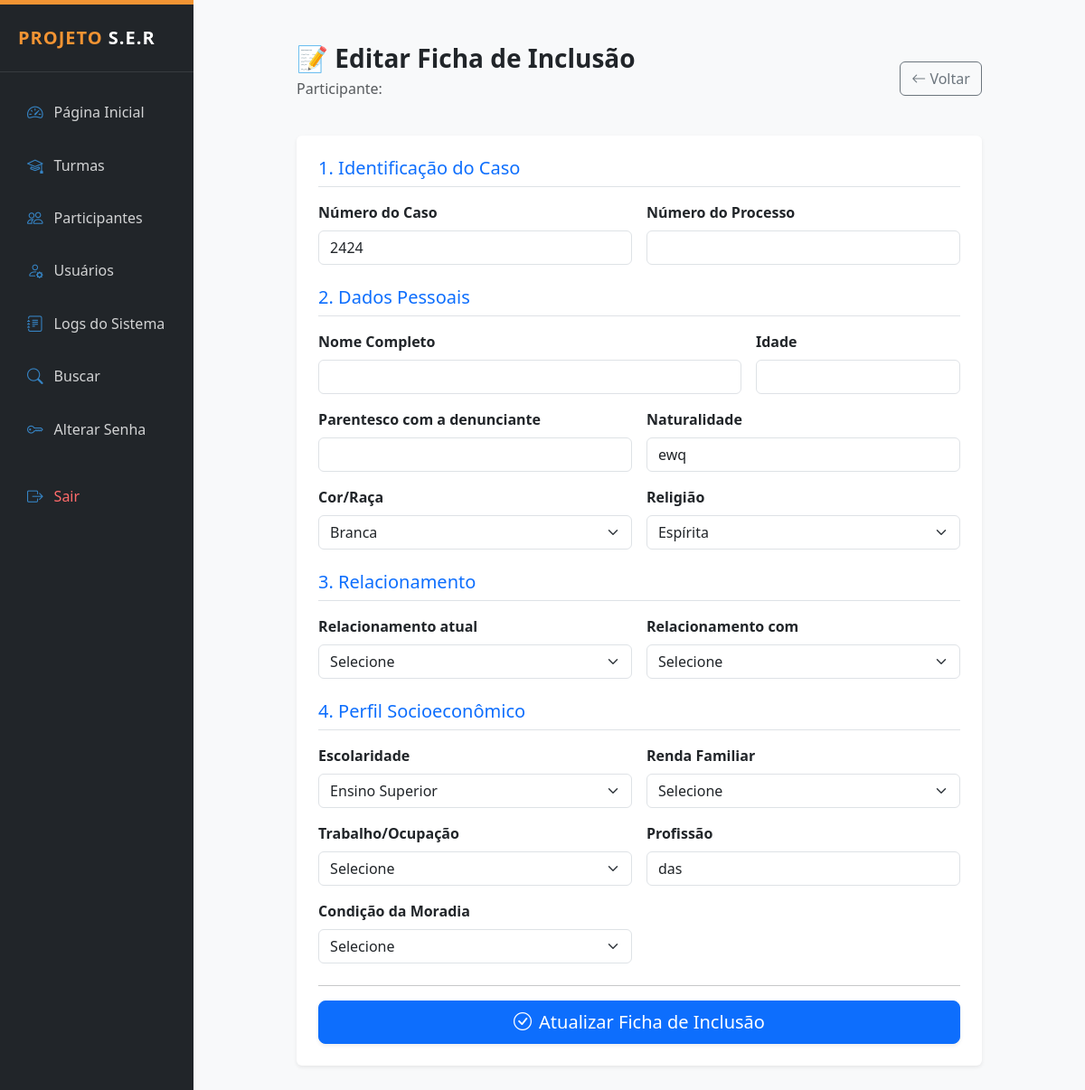
The page /public/ficha_inclusao_editar.php?id=173 (signed in) on the database its author committed.
### tables this page shows
CREATE TABLE `ficha_inclusao` (
  `id` int(11) NOT NULL,
  `cor` varchar(50) DEFAULT NULL,
  `situacao_civil` varchar(50) DEFAULT NULL,
  `religiao` varchar(100) DEFAULT NULL,
  `escolaridade` varchar(100) DEFAULT NULL,
  `renda_familiar` varchar(100) DEFAULT NULL,
  `profissao` varchar(150) DEFAULT NULL,
  `ocupacao_companheira` varchar(150) DEFAULT NULL,
  `profissao_companheira` varchar(150) DEFAULT NULL,
  `condicao_moradia` varchar(100) DEFAULT NULL,
  `numero_filhos` int(11) DEFAULT NULL,
  `numero_pessoas_casa` int(11) DEFAULT NULL,
  `problemas_saude` text DEFAULT NULL,
  `uso_medicacao` text DEFAULT NULL,
  `uso_alcool` varchar(100) DEFAULT NULL,
  `frequencia_bebida` varchar(100) DEFAULT NULL,
  `drogas_utilizadas` text DEFAULT NULL,
  `violencia_praticada` text DEFAULT NULL,
  `violencia_sofrida` text DEFAULT NULL,
  `historico_familiar` text DEFAULT NULL,
  `situacao_juridica` text DEFAULT NULL,
  `expectativa_grupo` text DEFAULT NULL,
  `criado_em` datetime DEFAULT current_timestamp(),
  `participante_id` int(11) NOT NULL,
  `numero_caso` varchar(50) DEFAULT NULL,
  `numero_processo` varchar(50) DEFAULT NULL,
  `parentesco` varchar(100) DEFAULT NULL,
  `idade` int(11) DEFAULT NULL,
  `naturalidade` varchar(100) DEFAULT NULL,
  `relacionamento_atual` varchar(50) DEFAULT NULL,
  `relacionamento_detalhe` varchar(100) DEFAULT NULL,
  `trabalho_ocupacao` varchar(100) DEFAULT NULL,
  `religiao_outro` varchar(150) DEFAULT NULL,
  `escolaridade_outro` varchar(150) DEFAULT NULL,
  `renda_outro` varchar(150) DEFAULT NULL,
  `trabalho_outro` varchar(150) DEFAULT NULL,
  `moradia_outro` varchar(150) DEFAULT NULL,
  `relacionamento_outro` varchar(150) DEFAULT NULL,
  `nome` varchar(100) DEFAULT NULL,
  `parentesco_denunciante` varchar(100) DEFAULT NULL,
  `relacionamento_amoroso_detalhe` varchar(100) DEFAULT NULL,
  `filhos_com_atual` varchar(50) DEFAULT NULL,
  `filhos_com_denunciante` varchar(50) DEFAULT NULL,
  `frequencia_ver_filhos` varchar(100) DEFAULT NULL,
  `conversa_criacao_filhos` varchar(50) DEFAULT NULL,
  `auxilio_licoes_casa` varchar(50) DEFAULT NULL,
  `reunioes_escola` varchar(50) DEFAULT NULL,
  `divisao_domestica` varchar(50) DEFAULT NULL,
  `relacionamento_parceira_atual` varchar(50) DEFAULT NULL,
  `frequencia_bares` varchar(50) DEFAULT NULL,
  `bebidas_comuns` text DEFAULT NULL,
  `praticou_violencia_ultimo_ano` varchar(100) DEFAULT NULL,
  `violencia_em_quem` varchar(100) DEFAULT NULL,
  `tipo_violencia_praticada` text DEFAULT NULL,
  `pai_presente_infancia` varchar(50) DEFAULT NULL,
  `conflitos_infancia` text DEFAULT NULL,
  `ja_foi_agredido_companheira` varchar(50) DEFAULT NULL,
  `tipo_violencia_sofrida` text DEFAULT NULL,
  `denunciou_motivo` text DEFAULT NULL,
  `indiciado_anteriormente` varchar(50) DEFAULT NULL,
  `tipo_violencia_anterior` text DEFAULT NULL,
  `uso_drogas_antes_fato` varchar(50) DEFAULT NULL,
  `indiciado_outro_motivo` text DEFAULT NULL,
  `historico_prisao` text DEFAULT NULL,
  `qtd_filhos` int(11) DEFAULT 0,
  `pessoas_na_casa` int(11) DEFAULT 0,
  `medicacao` text DEFAULT NULL
);

### public/ficha_inclusao_editar.php (the view, shortened to what this page needs)
<?php
require_once __DIR__ . '/../config/conexao.php';
require_once __DIR__ . '/../layout/admin_header.php';
$participante_id = $_GET['id'] ?? $_GET['participante_id'] ?? null;
$stmt = $pdo->prepare("SELECT * FROM ficha_inclusao WHERE participante_id = ?");
$stmt->execute([$participante_id]);
$dados = $stmt->fetch(PDO::FETCH_ASSOC);
function selecionar($valor, $opcao) {
    return (trim($valor) == trim($opcao)) ? 'selected' : '';
}
?>
<div class="container py-4">
    <div class="row justify-content-center">
        <div class="col-lg-10">
            <div class="d-flex justify-content-between align-items-center mb-4">
                <div>
                    <h3 class="fw-bold text-dark mb-1">📝 Editar Ficha de Inclusão</h3>
                    <p class="text-muted">Participante: <strong><?= htmlspecialchars($dados['nome']) ?></strong></p>
                </div>
                <a href="participantes_detalhes.php?id=<?= $participante_id ?>" class="btn btn-outline-secondary">
                    <i class="bi bi-arrow-left"></i> Voltar
                </a>
            </div>
            <form method="POST" action="ficha_inclusao_salvar.php" class="card shadow-sm border-0">
                <div class="card-body p-4">
                    <h5 class="text-primary border-bottom pb-2 mb-3">1. Identificação do Caso</h5>
                    <div class="row g-3 mb-4">
                        <div class="col-md-6">
                            <label class="form-label fw-bold">Número do Caso</label>
                            <input type="text" name="numero_caso" class="form-control" value="<?= htmlspecialchars($dados['numero_caso'] ?? '') ?>" required>
                        </div>
                        <div class="col-md-6">
                            <label class="form-label fw-bold">Número do Processo</label>
                            <input type="text" name="numero_processo" class="form-control" value="<?= htmlspecialchars($dados['numero_processo'] ?? '') ?>" required>
                        </div>
                    </div>
                    <h5 class="text-primary border-bottom pb-2 mb-3">2. Dados Pessoais</h5>
                    <div class="row g-3 mb-4">
                        <div class="col-md-8">
                            <label class="form-label fw-bold">Nome Completo</label>
                            <input type="text" name="nome" class="form-control" value="<?= htmlspecialchars($dados['nome'] ?? '') ?>" required>
                        </div>
                        <div class="col-md-4">
                            <label class="form-label fw-bold">Idade</label>
                            <input type="number" name="idade" class="form-control" value="<?= htmlspecialchars($dados['idade'] ?? '') ?>" required>
                        </div>
                        <div class="col-md-6">
                            <label class="form-label fw-bold">Parentesco com a denunciante</label>
                            <input type="text" name="parentesco" class="form-control" value="<?= htmlspecialchars($dados['parentesco'] ?? '') ?>" required>
                        </div>
                        <div class="col-md-6">
                            <label class="form-label fw-bold">Naturalidade</label>
                            <input type="text" name="naturalidade" class="form-control" value="<?= htmlspecialchars($dados['naturalidade'] ?? '') ?>" required>
                        </div>
                        <div class="col-md-6">
                            <label class="form-label fw-bold">Cor/Raça</label>
                            <select name="cor" class="form-select" required>
                                <?php $cores = ['Branca', 'Preta', 'Parda', 'Indígena', 'Amarela'];
                                foreach ($cores as $c) echo "<option value='$c' " . selecionar($dados['cor'], $c) . ">$c</option>"; ?>
                            </select>
                        </div>
                        <div class="col-md-6">
                            <label class="form-label fw-bold">Religião</label>
                            <select name="religiao" id="religiao" class="form-select" required>
                                <?php $religioes = ['Católica', 'Evangélica', 'Espírita', 'Umbanda', 'Candomblé', 'Outra'];
                                foreach ($religioes as $rel) echo "<option value='$rel' " . selecionar($dados['religiao'], $rel) . ">$rel</option>"; ?>
                            </select>
                        </div>
                    </div>
                    <h5 class="text-primary border-bottom pb-2 mb-3">3. Relacionamento</h5>
                    <div class="row g-3 mb-4">
                        <div class="col-md-6">
                            <label class="form-label fw-bold">Relacionamento atual</label>
                            <select name="relacionamento" id="relacionamento" class="form-select" required>
                                <option value="">Selecione</option>
                            </select>
                        </div>
                        <div class="col-md-6">
                            <label class="form-label fw-bold">Relacionamento com</label>
                            <select name="relacao_com" id="relacao_com" class="form-select">
                                <option value="">Selecione</option>
                            </select>
                        </div>
                    </div>
                    <h5 class="text-primary border-bottom pb-2 mb-3">4. Perfil Socioeconômico</h5>
                    <div class="row g-3 mb-4">
                        <div class="col-md-6">
                            <label class="form-label fw-bold">Escolaridade</label>
                            <select name="escolaridade" id="escolaridade" class="form-select" required>
                                <?php $escola = ['Ensino Fundamental Incompleto', 'Ensino Fundamental Completo', 'Ensino Médio Incompleto', 'Ensino Médio Completo', 'Ensino Superior', 'Outro'];
                                foreach ($escola as $e) echo "<option value='$e' " . selecionar($dados['escolaridade'], $e) . ">$e</option>"; ?>
                            </select>
                        </div>
                        <div class="col-md-6">
                            <label class="form-label fw-bold">Renda Familiar</label>
                            <select name="renda" id="renda" class="form-select" required>
                                <option value="">Selecione</option>
                            </select>
                        </div>
                        <div class="col-md-6">
                            <label class="form-label fw-bold">Trabalho/Ocupação</label>
                            <select name="trabalho" id="trabalho" class="form-select" required>
                                <option value="">Selecione</option>
                            </select>
                        </div>
                        <div class="col-md-6">
                            <label class="form-label fw-bold">Profissão</label>
                            <input type="text" name="profissao" class="form-control" value="<?= htmlspecialchars($dados['profissao'] ?? '') ?>" required>
                        </div>
                        <div class="col-md-6">
                            <label class="form-label fw-bold">Condição da Moradia</label>
                            <select name="moradia" id="moradia" class="form-select" required>
                                <option value="">Selecione</option>
                            </select>
                        </div>
                    </div>
                    <hr>
                    <div class="d-grid">
                        <button type="submit" class="btn btn-primary btn-lg shadow-sm">
                            <i class="bi bi-check-circle me-2"></i>Atualizar Ficha de Inclusão
                        </button>
                    </div>
                </div>
            </form>
        </div>
    </div>
</div>
<?php require_once __DIR__ . '/../layout/admin_footer.php'; ?>

### layout/admin_header.php (style rules this page uses)
:root { --ser-orange: #F29433; --ser-blue: #3684C4; --ser-wine: #A61C62; --ser-light: #f8f9fa; }
body { font-family: 'Segoe UI', Tahoma, Geneva, Verdana, sans-serif; background-color: var(--ser-light); }

### rows shown on the page
ficha_inclusao: numero_caso "2424", naturalidade "ewq", profissao "das"

### other values the page prints
form field cor "Branca"
form field religiao "Espírita"
form field escolaridade "Ensino Superior"
